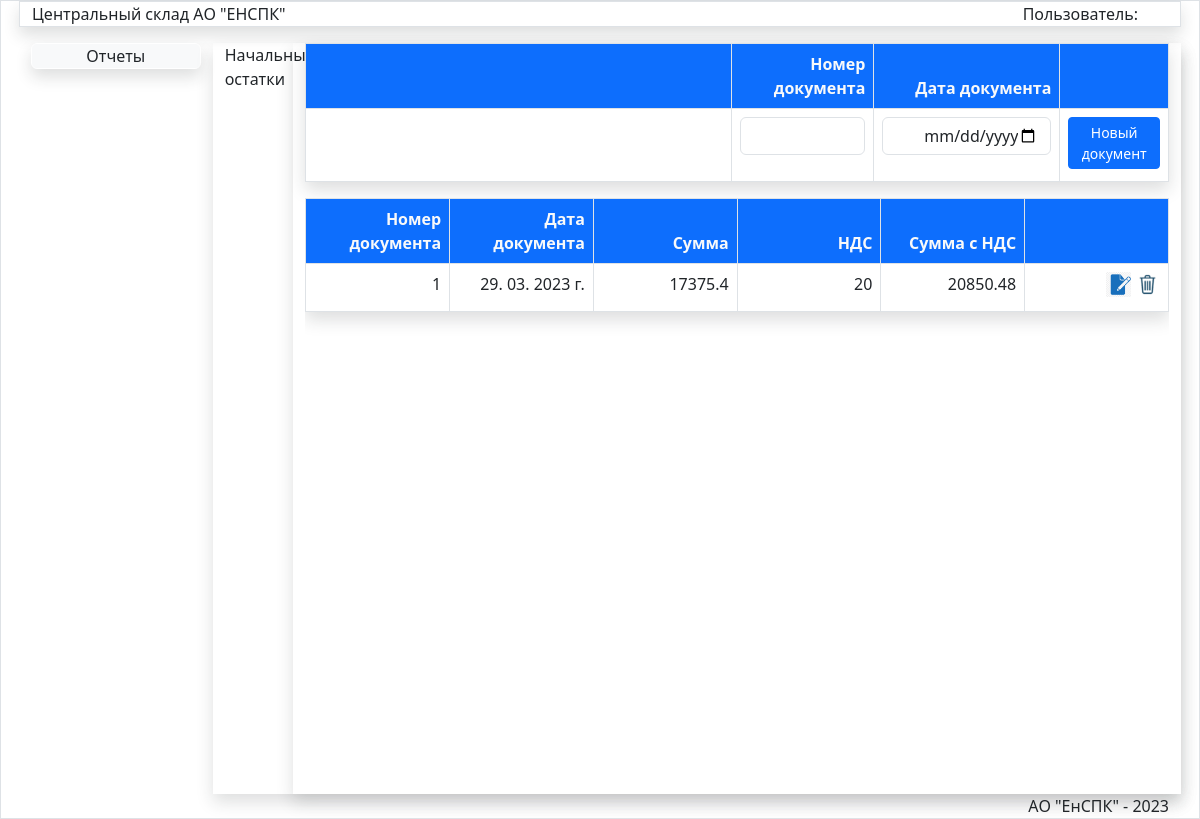
Before: /JurnalOst/ with the older database file.
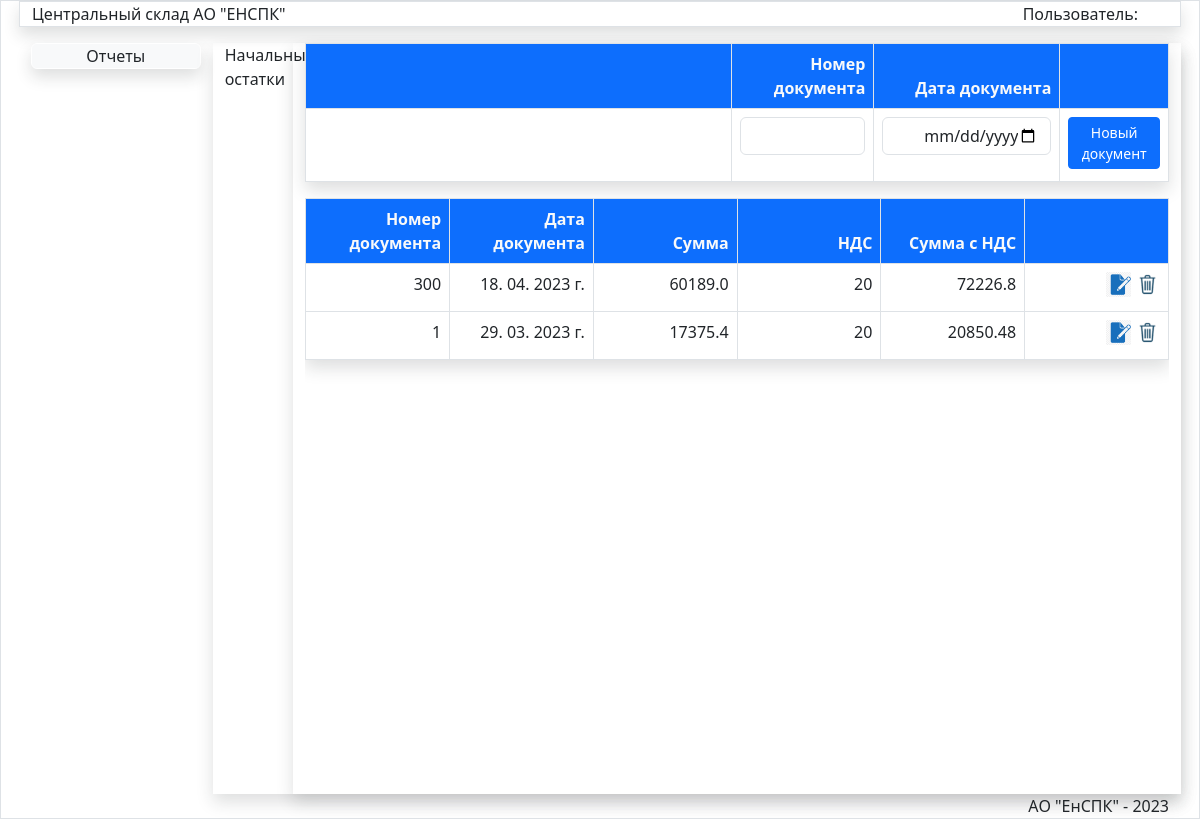
After: the same page with the newer database file.
### store/models.py (models this page shows)
class Jurnal(models.Model):
    oper=models.IntegerField(verbose_name="Код операции")
    nomerdoc=models.CharField(max_length=50,verbose_name='Номер документа')
    datadoc=models.DateTimeField(verbose_name='Дата документа')
    postav=models.ForeignKey(Postav,verbose_name='Поставщик',on_delete=models.PROTECT)
    obct=models.ForeignKey(Obct,verbose_name='Объект',on_delete=models.PROTECT)
    podraz=models.ForeignKey(Podraz,verbose_name='Подразделение',on_delete=models.PROTECT)
    fio=models.ForeignKey(Fio,verbose_name='Подотчет',on_delete=models.PROTECT)
    spis=models.ForeignKey(Spis,blank=True,null=True,verbose_name='Причина списания',on_delete=models.PROTECT)
    summa=models.FloatField(verbose_name='Сумма',default=0)
    nds=models.IntegerField(verbose_name='НДС',default=20)
    summawithnds=models.FloatField(verbose_name='Сумма с НДС',default=0)
    updated_at = models.DateTimeField(auto_now=True, verbose_name='Создан')
    created_at = models.DateTimeField(auto_now_add=True, verbose_name='Обновлен')
    class Meta:
        verbose_name = 'Документ'
        verbose_name_plural = 'Документы'
        ordering = ['-datadoc', ]

### store/views.py (the view)
# urls.py: path('JurnalOst/', JurnalOst, name='JurnalOst'),
def JurnalOst(request):
    podraz = Podraz.objects.get(pk=74)
    postav = Postav.objects.get(pk=9)
    obct = Obct.objects.get(pk=180)
    fio = Fio.objects.get(pk=5)
    jurnalost=Jurnal.objects.filter(oper=1).order_by('-created_at')
    if request.method=='POST':
        nomerdoc1=request.POST['nomerdoc']
        datadoc1=request.POST['datadoc']
        print(nomerdoc1,datadoc1)
        newost=Jurnal()
        newost.nomerdoc=nomerdoc1
        newost.datadoc=datadoc1
        newost.podraz=podraz
        newost.postav=postav
        newost.obct=obct
        newost.fio=fio
        newost.oper=1
        newost.save()
        un = Jurnal.objects.filter(oper=1).values()
        unit_data=list(un)
        print(newost.id)
        ur=reverse('AddStringOst',args=[newost.id])
        print(ur)
        return JsonResponse({'status':1,'unit_data':unit_data,'url': ur})
    else:
        form=OstDocForm(initial={'podraz':podraz,'postav':postav,'obct':obct,'fio':fio})
    return render(request,'store/Doc/JurnalOst.html',{'jurnalost':jurnalost,'pic_label':'Начальные остатки','form':form,'title':'Журнал начальных остатков'})

### store/templates/store/Doc/JurnalOst.html (shortened to what this page needs)
{% extends 'store/menu.html' %}
{% load static %}
{% block DataArea %}
<div class="row">
<div class="col-md-1">{{pic_label}}</div>
<div class="col-md-11 mx-auto shadow">
<table class="table shadow table-bordered table-hover">
<thead class=" bg-primary  text-light">
<tr>
<th style="width:50%;" class=" text-end" colspan="3" ></th>
<th style="width:16.6%;" class=" text-end" >Номер документа</th>
<th style="width:16.6%;" class=" text-end" >Дата документа</th>
<th style="width:12.6%;" class=" text-end"></th>
</tr>
</thead>
    <form method="post" id="ost-form">
    <tr >
        <td colspan="3"></td>
        <td  class=" text-end" ><input type="text" id="id_nomerdoc" class="form-control" style="text-align:right" required></td>
        <td  class=" text-end" ><input type="date" id="id_datadoc" class="form-control" style="text-align:right" required/></td>
        <td  class="text-end"> <button type="submit" class="btn  btn-primary btn-sm mb-1 " id="savebtn">Новый документ</button></td>
    </form>
</table>
 <div class="scrolltable">
<table class="table shadow table-bordered table-hover">
<thead class="bg-primary text-light">
     <th style="width:16.6%;" class="text-end">Номер документа</th>
<th style="width:16.6%;" class=" text-end" >Дата документа</th>
<th style="width:16.6%;" class=" text-end" >Сумма</th>
<th style="width:16.6%;" class=" text-end" >НДС</th>
<th style="width:16.6%;" class=" text-end" >Сумма с НДС</th>
<th style="width:16.6%;" class=" text-end"></th>
</thead>
    <tbody id="ost-doc">
    {% for item in jurnalost %}
    <tr><td  class="border text-end fixed">{{item.nomerdoc}}</td>
    <td class=" text-end">{{item.datadoc|date:"d. m. Y г." }}</td>
    <td class=" text-end">{{item.summa}}</td>
    <td class=" text-end">{{item.nds}}</td>
    <td class="text-end">{{item.summawithnds }}</td>
    <td class="text-end align-middle " ><input data-sid="{{item.pk}}" data-update="{{url_update}}" value="Update" type="image" class="btn-ost-update mr-3" src="{% static '/images/edit2.png' %}" width="25px" >
   <input data-sid="{{item.pk}}" data-del="{{url_delete}}" class="btn-ost-del " value="Delete" type="image" src="{% static '/images/del.png' %}" width="25px"> </td>
    </tr>
    {% endfor %}
    </tbody>
</table>
</div>
</div>
</div>
{% endblock DataArea %}

Changed rows visible on the page:
added Jurnal: nomerdoc "300", datadoc "18. 04. 2023 г.", summa "60189.0", nds "20", summawithnds "72226.8"
